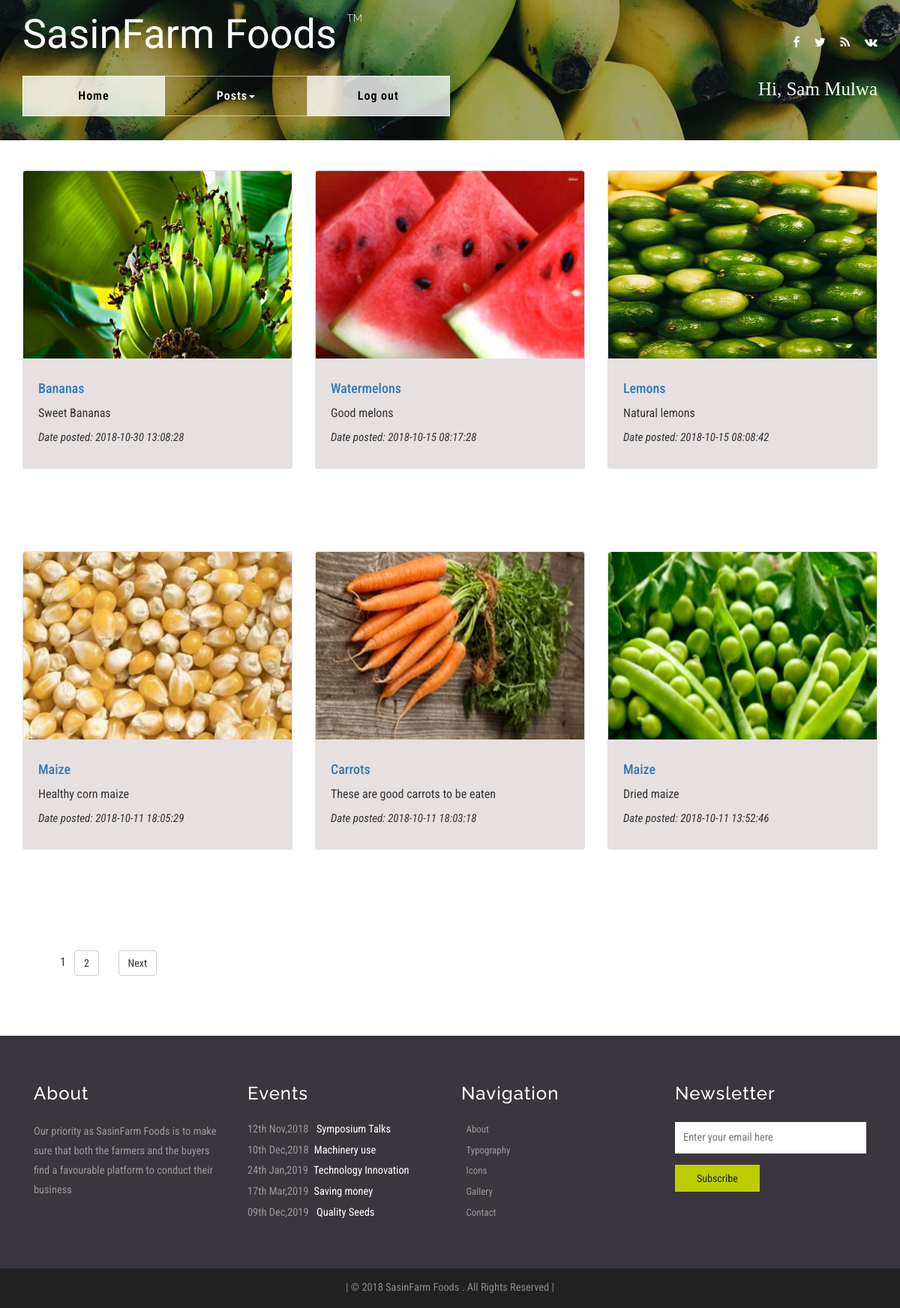
The page /view_posts.php (signed in) on the database its author committed.
### tables this page shows
CREATE TABLE `product_posts` (
  `id` int(11) NOT NULL,
  `product` varchar(50) NOT NULL,
  `location` varchar(50) NOT NULL,
  `weight` double NOT NULL,
  `unit_price` double NOT NULL,
  `phone_number` varchar(20) NOT NULL,
  `fileName` varchar(100) NOT NULL,
  `description` varchar(250) NOT NULL,
  `dateC` timestamp NOT NULL DEFAULT CURRENT_TIMESTAMP ON UPDATE CURRENT_TIMESTAMP
);

### web/view_posts.php (the view, shortened to what this page needs)
<!DOCTYPE html>
<html lang="en">
	<head>
		<link href="css/bootstrap.css" rel="stylesheet" type="text/css" media="all" />
		 <link href="css/3-col-portfolio.css" rel="stylesheet">
		<link rel="stylesheet" href="css/style.css" type="text/css" media="all" />
		<link href="css/font-awesome.css" rel="stylesheet">
	</head>
	<body>
		<div class="banner about-banner">
			<div class="header">
				<div class="container">
					<div class="header-left">
						<div class="w3layouts-logo">
							<h1>
							<a href="index.php">SasinFarm Foods <span><sup>TM</sup></span></a>
							</h1>
						</div>
					</div>
					<div class="header-right">
						<div class="agileinfo-social-grids">
							<ul>
								<li><a href="#"><i class="fa fa-facebook"></i></a></li>
								<li><a href="#"><i class="fa fa-twitter"></i></a></li>
								<li><a href="#"><i class="fa fa-rss"></i></a></li>
								<li><a href="#"><i class="fa fa-vk"></i></a></li>
							</ul>
						</div>
					</div>
					<div class="clearfix"> </div>
				</div>
			</div>
			<div class="header-bottom">
				<div class="container">
					<div class="top-nav">
						<nav class="navbar navbar-default">
							<ul class="nav navbar-nav">
								<li><a class="active list-border" href="user_page.php">Home</a></li>
								<li class=""><a href="#" class="dropdown-toggle hvr-bounce-to-bottom" data-toggle="dropdown" role="button" aria-haspopup="true" aria-expanded="false">Posts<span class="caret"></span></a>
								<li><a class="list-border1 active" href="log out.php">Log out</a></li>
								<div class="names">
									<?php
									echo 'Hi, ' . $_SESSION["user_firstname"] . ' ' . $_SESSION["user_lastname"];
									?>
								</div>
							</div>
					</div>
				</div>
			</div>
		<div class="container">
		<div class="row">
			<?php
    include 'connection.php';
   	$query=mysqli_query($connection,"select count(id) from `product_posts`");
	$row = mysqli_fetch_row($query);
	$rows = $row[0];
	$page_rows = 6;
	$last = ceil($rows/$page_rows);
	$pagenum = 1;
	$limit = 'LIMIT ' .($pagenum - 1) * $page_rows .',' .$page_rows;
	$paginationCtrls = '';
	if($last != 1){
	$paginationCtrls .= ''.$pagenum.' &nbsp; ';
	for($i = $pagenum+1; $i <= $last; $i++){
		$paginationCtrls .= '<a href="'.$_SERVER['PHP_SELF'].'?page='.$i.'" class="btn btn-default">'.$i.'</a> &nbsp; ';
	}
    if ($pagenum != $last) {
        $next = $pagenum + 1;
        $paginationCtrls .= ' &nbsp; &nbsp; <a href="'.$_SERVER['PHP_SELF'].'?page='.$next.'" class="btn btn-default">Next</a> ';
    }
	}
$query = $connection->query("SELECT id,fileName,product,phone_number,weight,description,dateC FROM product_posts  ORDER BY dateC DESC $limit");
if($query->num_rows > 0){
    while($row = $query->fetch_assoc()){
        $imageURL = 'uploads/'.$row["fileName"];
        $product= $row['product'];
        $description= $row['description'];
        $dateC= $row['dateC'];
        $id = $row['id'];
        echo '<div class="col-lg-4 col-sm-6 portfolio-item">
				 <div class="card">
					<a href="order_products.php?id='.$id.'"><img class="card-img-top" src="'. $imageURL.'" alt=""></a>
					<div class="card-body">
						<h4 class="card-title">
						<a href="order_products.php?id='.$id.'">'.$product.'</a>
						</h4>
						<p class="card-description">'.$description.'</p>
					    <p class="card-date"><i>Date posted:    '.$dateC.'</i></p>
					</div>
				</div>
			</div>'
           ?>
<?php }
}else{ ?>
    <p>No image(s) found...</p>
<?php } ?>
		</div>
<div class="pagination"><?php echo $paginationCtrls; ?></div>
	    </div>
		<div class="footer">
			<div class="container">
				<div class="agile-footer-grids">
					<div class="col-md-3 w3-agile-footer-grid">
						<h3>About</h3>
						<p>Our priority as SasinFarm Foods is to make sure that both the farmers and the buyers find a favourable platform to conduct their business</p>
					</div>
					<div class="col-md-3 w3-agile-footer-grid">
						<h3>Events</h3>
						<ul>
							<li>12th Nov,2018 <a href="single.html">Symposium Talks</a></li>
							<li>10th Dec,2018<a href="single.html">Machinery use</a></li>
							<li>24th Jan,2019<a href="single.html">Technology Innovation</a></li>
							<li>17th Mar,2019<a href="single.html">Saving money </a></li>
							<li>09th Dec,2019 <a href="single.html">Quality Seeds</a></li>
						</ul>
					</div>
					<div class="col-md-3 w3-agile-footer-grid">
						<h3>Navigation</h3>
						<ul>
							<li class="text"><a href="about.html">About</a></li>
							<li class="text"><a href="typography.html">Typography</a></li>
							<li class="text"><a href="icons.html">Icons</a></li>
							<li class="text"><a href="gallery.html">Gallery</a></li>
							<li class="text"><a href="log in.php">Contact</a></li>
						</ul>
					</div>
					<div class="col-md-3 w3-agile-footer-grid">
						<h3>Newsletter</h3>
						<form action="#" method="post">
							<input type="email" id="mc4wp_email" name="EMAIL" placeholder="Enter your email here" required="">
							<input type="submit" value="Subscribe">
						</form>
					</div>
					<div class="clearfix"> </div>
				</div>
			</div>
		</div>
		<div class="copyright">
			<div class="container">
				<p>| © 2018 SasinFarm Foods . All Rights Reserved | </p>
			</div>
		</div>
	</body>
</html>

### web/css/3-col-portfolio.css (style rules this page uses)
.portfolio-item { margin-bottom: 30px; }
.pagination { margin-bottom: 30px; }

### rows shown on the page
product_posts: fileName (picture), product "Bananas", description "Sweet Bananas", dateC "2018-10-30 13:08:28"
product_posts: fileName (picture), product "Watermelons", description "Good melons", dateC "2018-10-15 08:17:28"
product_posts: fileName (picture), product "Lemons", description "Natural lemons", dateC "2018-10-15 08:08:42"
product_posts: fileName (picture), product "Maize", description "Healthy corn maize", dateC "2018-10-11 18:05:29"
product_posts: fileName (picture), product "Carrots", description "These are good carrots to be eaten", dateC "2018-10-11 18:03:18"
product_posts: fileName (picture), product "Maize", description "Dried maize", dateC "2018-10-11 13:52:46"

### other values the page prints
$_SESSION["user_firstname"] "Sam"
$_SESSION["user_lastname"] "Mulwa"
